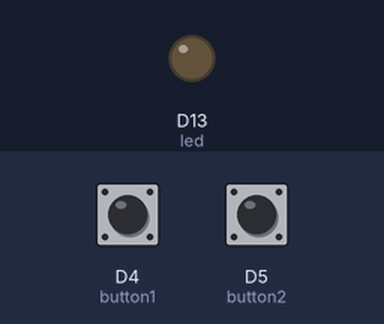
Simulated run of this program. Board: CircuitPython board. Parts: output pins drawn as LEDs (lit = HIGH). The test bench sets the inputs (shaded band); at power-on: D4 (button1) LOW, D5 (button2) LOW.

Above: at 1.2 s.
1.3 s: D4 (button1) pulled HIGH for 3.2 s
At 3.2 s:
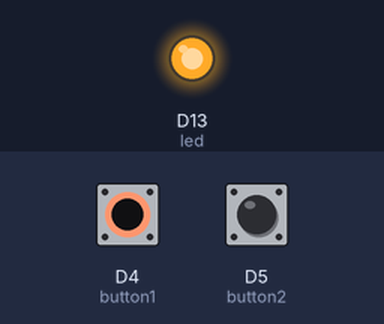
6.0 s: D5 (button2) pulled HIGH for 3.2 s
At 8.0 s:
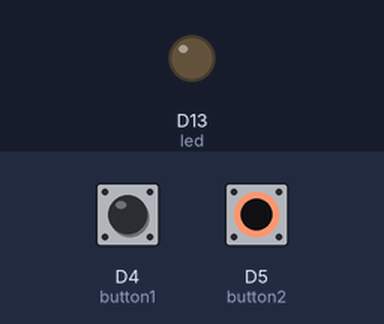
Timing chart, 0 to 9.5 s (numbered marks = the images above; inputs shaded):
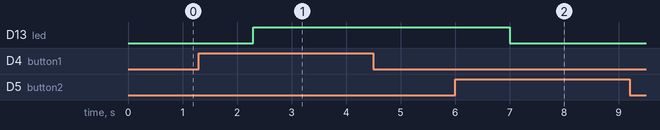

Measured:
- after the input at 1.3 s, D13 (led): LOW → HIGH after 1.0 s
- after the input at 6.0 s, D13 (led): HIGH → LOW after 1.0 s

The program:

Button_lighter.py
```python
import board
import time
import simpleio
import busio

from digitalio import DigitalInOut, Direction

led = simpleio.DigitalOut(board.D13)
button1 = DigitalInOut(board.D4)
button1.direction = Direction.INPUT
button2 = DigitalInOut(board.D5)
button2.direction = Direction.INPUT
led.value = False
while True:
    if button1.value is True:
        time.sleep(1)
        if button1.value is True:
            led.value = True
            time.sleep(0.5)
    elif button2.value is True:
        time.sleep(1)
        if button2.value is True:
            led.value = False
            time.sleep(0.5)
```
